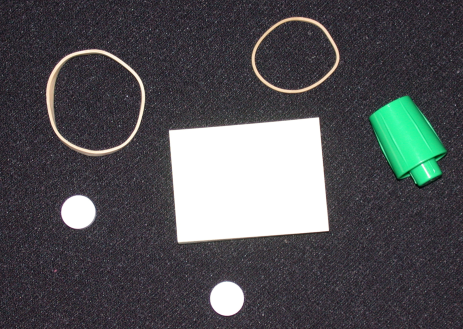
%> input picture lab2/asset/image/rubberband_cap/rubberband_cap.png, 463 x 329 px
$ octave edge_test.m   (GNU Octave 9; MATLAB toolbox functions it lacks are replaced by stand-ins)
%> lines starting %> are read from the running program, lines starting %| are printed output that depends on the picture; in (x1, y1, x2, y2) boxes, pixels count from 0 and x2, y2 are one past the last pixel; in counts of white or black regions, pixels touching at a corner belong together; the program's own positions count from 1
### lab2/code/my_edge.m
%in this function, you should finish the edge detection utility.
%the input parameter is a matrix of a gray image
%the output parameter is a matrix contains the edge index using 0 and 1
%the entries with 1 in the matrix shows that point is on the edge of the
%image
%you can use different methods to complete the edge detection function
%the better the final result and the more methods you have used, you will get higher scores

function [output_matlab,output_sobel,output_robert,output_priwitt,output_log,output_canny] = my_edge(input_image)
[row,col] = size(input_image);
%> row = 329; col = 463

%matlab standard function
output_matlab = edge(input_image);
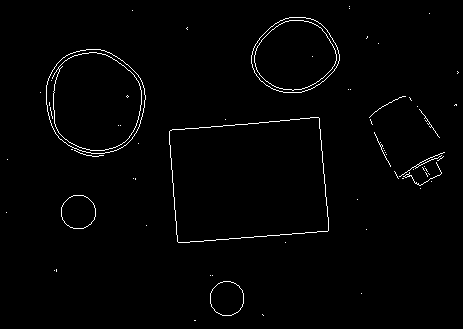
%> output_matlab: size 329x463 logical; 1.4% white in thin lines or dots

%高斯降噪
gaussfilter = fspecial('gaussian');
input_image = imfilter(input_image, gaussfilter, 'replicate');
%input_image = gaussian_blur(input_image);

%sobel
output_sobel = zeros(row, col);
%设置阈值
sobel_threshold = 0.8;
%遍历图像的每个像素，用Sobel算子计算梯度
for r = 2 : row - 1
    for c = 2 : col - 1
        sobel_x = - 1 * input_image(r - 1, c - 1) + 1 * input_image(r - 1, c + 1) - 2 * input_image(r, c - 1) + 2 * input_image(r, c + 1) - 1 * input_image(r + 1, c - 1) + 1 * input_image(r + 1, c + 1);
        sobel_y = 1 * input_image(r - 1, c - 1) + 2 * input_image(r - 1, c) + 1 * input_image(r - 1, c + 1) - 1 * input_image(r + 1, c - 1) - 2 * input_image(r + 1, c) - 1 * input_image(r + 1, c + 1);
        sobel_num = sqrt(sobel_x^2 + sobel_y^2);
        %将梯度与阈值进行比较，决定该点是0还是1
        if(sobel_num < sobel_threshold)
            output_sobel(r,c) = 0;
        else
            output_sobel(r,c) = 1;
        end
    end
end
%> output_sobel: size 329x463 double; values 0 (black) and 1 (white), 3.6% white in thin lines or dots, all inside (x1, y1, x2, y2) = (45, 16, 460, 317)

%robert
%设置阈值
output_robert = zeros(row, col);
%遍历图像的每个像素，用Robert算子计算梯度
robert_threshold = 0.15;
for r = 1 : row - 1
    for c = 1 : col - 1
        robert_x = 1 * input_image(r, c) - 1 * input_image(r + 1, c + 1);
        robert_y = 1 * input_image(r, c + 1) - 1 * input_image(r + 1, c);
        robert_num = sqrt(robert_x^2 + robert_y^2);
        %将梯度与阈值进行比较，决定该点是0还是1
        if(robert_num < robert_threshold)
            output_robert(r,c) = 0;
        else
            output_robert(r,c) = 1;
        end
    end
end
%> output_robert: size 329x463 double; values 0 (black) and 1 (white), 3.9% white in thin lines or dots

%priwitt
%设置阈值
output_priwitt = zeros(row, col);
%遍历图像的每个像素，用Priwitt算子计算梯度
priwitt_threshold = 0.55;
for r = 2 : row - 1
    for c = 2 : col - 1
        priwitt_x = - 1 * input_image(r - 1, c - 1) + 1 * input_image(r - 1, c + 1) - 1 * input_image(r, c - 1) + 1 * input_image(r, c + 1) - 1 * input_image(r + 1, c - 1) + 1 * input_image(r + 1, c + 1);
        priwitt_y = - 1 * input_image(r - 1, c - 1) - 1 * input_image(r - 1, c) - 1 * input_image(r - 1, c + 1) + 1 * input_image(r + 1, c - 1) + 1 * input_image(r + 1, c) + 1 * input_image(r + 1, c + 1);
        priwitt_num = sqrt(priwitt_x^2 + priwitt_y^2);
        %将梯度与阈值进行比较，决定该点是0还是1
        if(priwitt_num < priwitt_threshold)
            output_priwitt(r,c) = 0;
        else
            output_priwitt(r,c) = 1;
        end
    end
end

%log
output_log = zeros(row, col);
%设置阈值
log_threshold = 9;
%生成9*9的LoG算子
log_operator = [0 1 1 2 2 2 1 1 0;
                1 2 4 5 5 5 4 2 1;
                1 4 5 3 0 3 5 4 1;
                2 5 3 -12 -24 -12 3 5 2;
                2 5 0 -24 -40 -24 0 5 2;
                2 5 3 -12 -24 -12 3 5 2;
                1 4 5 3 0 3 5 4 1;
                1 2 4 5 5 5 4 2 1;
                0 1 1 2 2 2 1 1 0];
%遍历图像用LoG算子求卷积，并根据阈值判定边缘
get_model = conv2(input_image, log_operator, 'same');
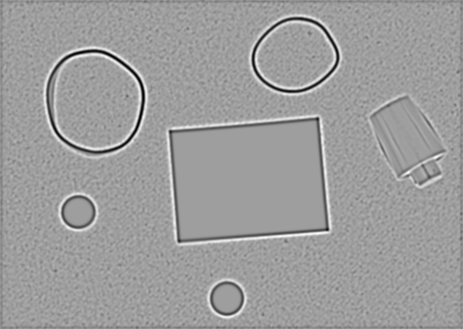
%> get_model: size 329x463 double; min -79.98, max 48.95, mean -0.3; drawn with min black and max white
for r = 1 : row
    for c = 1 : col
        if(get_model(r, c) < log_threshold)
            output_log(r,c) = 0;
        else
            output_log(r,c) = 1;
        end
    end
end
%> output_log: size 329x463 double; values 0 (black) and 1 (white), 4.6% white; 86 white regions (73 under 20 px), largest, box (x1, y1, x2, y2) and area: (165, 114, 333, 247) 1817, (42, 45, 149, 160) 1099, (54, 53, 141, 150) 940

%canny
output_canny = zeros(row, col);
refined_image = input_image;
%refined_image = imfilter(input_image, gaussfilter, 'replicate');
%用Sobel算子计算梯度
sobel_tmpx = refined_image;
sobel_tmpy = refined_image;
sobel_tmpnum = zeros(row, col);
for r = 2 : row - 1
    for c = 2 : col - 1
        sobel_tmpx(r, c) = - 1 * refined_image(r - 1, c - 1) + 1 * refined_image(r - 1, c + 1) - 2 * refined_image(r, c - 1) + 2 * refined_image(r, c + 1) - 1 * refined_image(r + 1, c - 1) + 1 * refined_image(r + 1, c + 1);
        sobel_tmpy(r, c) = 1 * refined_image(r - 1, c - 1) + 2 * refined_image(r - 1, c) + 1 * refined_image(r - 1, c + 1) - 1 * refined_image(r + 1, c - 1) - 2 * refined_image(r + 1, c) - 1 * refined_image(r + 1, c + 1);
        sobel_tmpnum(r, c) = sqrt(sobel_tmpx(r, c)^2 + sobel_tmpy(r, c)^2);
    end
end
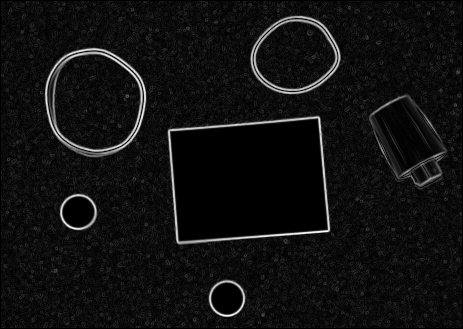
%> sobel_tmpnum: size 329x463 double; min 0, max 2.99, mean 0.202; drawn with min black and max white
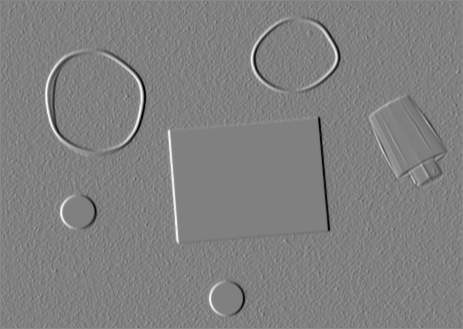
%> sobel_tmpx: size 329x463 double; min -2.76, max 2.71, mean 0.0022; drawn with min black and max white
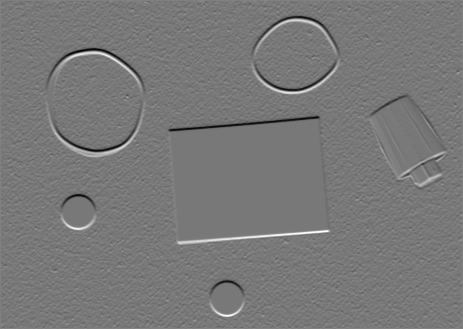
%> sobel_tmpy: size 329x463 double; min -2.67, max 2.97, mean 0.00135; drawn with min black and max white
%利用梯度和方向进行非极大值抑制，去掉非极大值的不是边缘的点
for r = 2 : row - 1
    for c = 2 : col - 1
        sobel_x = sobel_tmpx(r, c);
        sobel_y = sobel_tmpy(r, c);
        %计算方向
        if (sobel_y ~= 0)
            angle = atan(sobel_y / sobel_x);
        elseif (sobel_y == 0 && sobel_x > 0)
            angle = pi / 2;
        else
            angle = - pi / 2;
        end
        %根据方向得到邻居的坐标
        if ((mod(angle,pi * 2) >= 15 * pi / 8 && mod(angle,pi * 2) <= 2 * pi) || (mod(angle,pi * 2) >= 0 && mod(angle,pi * 2) < pi / 8) || (mod(angle,pi * 2) >= 7 * pi / 8 && mod(angle,pi * 2) < 9 * pi / 8))
            r1 = r; c1 = c - 1; r2 = r; c2 = c + 1;
        elseif ((mod(angle,pi * 2) >= pi / 8 && mod(angle,pi * 2) < 3 * pi / 8) || (mod(angle,pi * 2) >= 9 * pi / 8 && mod(angle,pi * 2) < 11 * pi / 8))
            r1 = r - 1; c1 = c + 1; r2 = r + 1; c2 = c - 1;
        elseif ((mod(angle,pi * 2) >= 3 * pi / 8 && mod(angle,pi * 2) < 5 * pi / 8) || (mod(angle,pi * 2) >= 11 * pi / 8 && mod(angle,pi * 2) < 13 * pi / 8))
            r1 = r - 1; c1 = c; r2 = r + 1; c2 = c;
        else
            r1 = r - 1; c1 = c - 1; r2 = r + 1; c2 = c + 1;
        end
        %比较其与邻居的梯度，若不是极大值则抑制
        if (sobel_tmpnum(r, c) > sobel_tmpnum(r1, c1) && sobel_tmpnum(r, c) > sobel_tmpnum(r2, c2))
            output_canny(r, c) = refined_image(r, c);
        else
            output_canny(r, c) = 0;
        end
    end
end
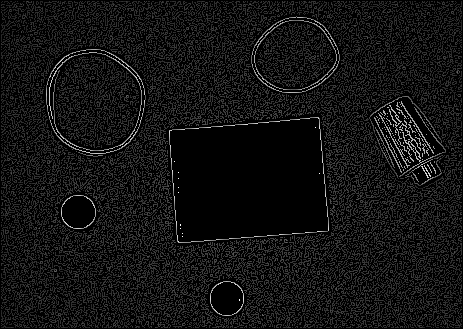
%> output_canny: size 329x463 double; min 0, max 1, mean 0.075
%> after the loop, angle = -0.332; c1 = 461; c2 = 463; r1 = 328; r2 = 328
%设定高低两个阈值，进行双阈值检测
tmpimage = output_canny;
sortls = sort(tmpimage(:));
number = ceil(0.995 * row * col);
%> number = 151566
canny_upthreshold = sortls(number);
%> canny_upthreshold = 0.72
canny_downthreshold = 1.0 * canny_upthreshold;
%> canny_downthreshold = 0.72
%canny_upthreshold = 0.77;
%canny_downthreshold = 0.4 * canny_upthreshold;
for r = 1 : row
    for c = 1 : col
        if(output_canny(r,c) ~= 0)
            %根据阈值情况判定是边缘、不是边缘、待定边缘
            if(sobel_tmpnum(r,c) > canny_upthreshold)
                output_canny(r,c) = 1;
            elseif(sobel_tmpnum(r,c) < canny_downthreshold)
                output_canny(r,c) = 0;
            end
        end
    end
end
%> output_canny: size 329x463 double; values 0 (black) and 1 (white), 1.7% white in thin lines or dots, all inside (x1, y1, x2, y2) = (40, 13, 460, 321)
%滞后边界跟踪，对待定的点进行判定
tmp_image = output_canny;
near = [-1 -1; -1 0; -1 1; 0 -1; 0 1; 1 -1; 1 0; 1 1];
for r = 1 : row
    for c = 1: col
        if(tmp_image(r,c) ~= 0 && tmp_image(r,c) ~= 1)
            %8邻域内有边缘点则认定该点也为边缘
            for pos = 1 : 8
                x1 = r + near(pos, 1);
                y1 = c + near(pos, 2);
                if(tmp_image(x1,y1) == 1)
                    output_canny(r, c) = 1;
                    break;
                end
            end
        end
    end
end
for r = 1 : row
    for c = 1: col
        if(output_canny(r,c) ~= 1)
            output_canny(r,c) = 0;
        end
    end
end
%> `background = im2bw(imgTest, 1);`: background: size 329x463 logical; every value is 0
end

%高斯平滑处理
% [17 lines left out: function gaussian_blur, not called in this run]

### lab2/code/my_edgelinking.m
%in this function, you should finish the edge linking utility.
%the input parameters are a matrix of a binary image containing the edge
%information and coordinates of one of the edge points of a obeject
%boundary, you should run this function multiple times to find different
%object boundaries
%the output parameter is a Q-by-2 matrix, where Q is the number of boundary
%pixels. B holds the row and column coordinates of the boundary pixels.
%you can use different methods to complete the edge linking function
%the better the quality of object boundary and the more the object boundaries, you will get higher scores

function [output] = my_edgelinking(binary_image, row, col)
    %两种方法供选择
    %output = my_edgelinking_m1(binary_image, row, col);
    output = my_edgelinking_m2(binary_image, row, col);
end

%方法一：可以处理间断边缘
% [75 lines left out: functions my_edgelinking_m1, find_next_m1, not called in this run]

%方法二：可以处理重复多边缘
function [output] = my_edgelinking_m2(binary_image, row, col)
%> called with row = 131, col = 170
output = [row col];
if(binary_image(row, col) == 0)
    return;
end
[m,n] = size(binary_image);
%> m = 329; n = 463
sign_image = zeros(m,n);
sign_image(row,col) = 2;
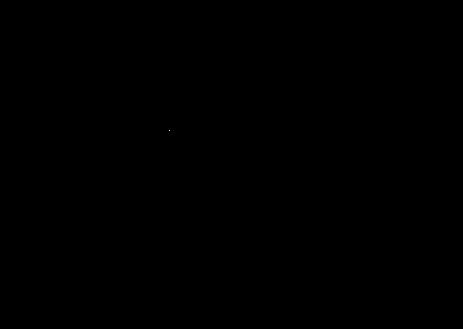
%> sign_image: size 329x463 double; values 0 (black) and 2 (white), 0% white in thin lines or dots, all inside (x1, y1, x2, y2) = (169, 130, 170, 131)
dir = 7;
row_tmp = row;
col_tmp = col;
[row_tmp,col_tmp,dir] = find_next_m2(binary_image,row_tmp,col_tmp,sign_image,dir);
while(~((row_tmp == row && col_tmp == col) || (row_tmp == -1 && col_tmp == -1)))
    output = cat(1,output,[row_tmp col_tmp]);
    sign_image(row_tmp,col_tmp) = 1;
    [row_tmp,col_tmp,dir] = find_next_m2(binary_image,row_tmp,col_tmp,sign_image,dir);
end
output = cat(1,output,[row col]);
end

function [row_tmp, col_tmp, dir_tmp] = find_next_m2(binary_image,row,col,sign_image,dir)
%> called with row = 131, col = 170, dir = 7
find = 0;
ending = 0;
%按照方向dir得到周围一圈的访问顺序
path = [0 1; -1 1; -1 0; -1 -1; 0 -1; 1 -1; 1 0; 1 1];
getpath = [];
for i = dir + 1 : 8
    x = path(i,1);
    y = path(i,2);
    if(sign_image(row + x, col + y) ~= 1)
        getpath = cat(1,getpath,[x y]);
    end
end
%> after the loop, getpath = [1 1]
if dir > 0
    for j = 1 : dir
        x = path(j,1);
        y = path(j,2);
        if(sign_image(row + x, col + y) ~= 1)
            getpath = cat(1,getpath,[x y]);
        end
    end
end
if size(getpath) == [0,0]
    ending = 1;
end
[len,wid] = size(getpath);
%> len = 8; wid = 2
%取第一个访问到的点为下一个点，并且更新方向
for i = 1 : len
    x = row + getpath(i,1);
    y = col + getpath(i,2);
    if(sign_image(x,y) == 2)
        ending = 1;
        break;
    end
    if(binary_image(x,y) == 1)
        row_tmp = x;
        col_tmp = y;
        dir = mod(dir + i - 1, 8);
        if mod(dir,2) == 0
            dir_tmp = mod(dir + 7, 8);
        else
            dir_tmp = mod(dir + 6, 8);
        end
        find = 1;
        break;
    end
end
%> after the loop, dir = 0; dir_tmp = 7; ending = 0
if ending == 1
    row_tmp = -1;
    col_tmp = -1;
end
if find == 0
    row_tmp = -1;
    col_tmp = -1;
    dir_tmp = 7;
end
end

### lab2/code/edge_test.m
%DIP16 Assignment 2
%Edge Detection
%In this assignment, you should build your own edge detection and edge linking
%function to detect the edges of a image.
%Please Note you cannot use the build-in matlab edge and bwtraceboundary function
%We supply four test images, and you can use others to show your results for edge
%detection, but you just need do edge linking for rubberband_cap.png.


clc; clear all;

% Load the test image

imgTest = im2double(imread('rubberband_cap.png'));
imgTestGray = rgb2gray(imgTest);
%disp(size(imgTestGray));
%disp(imgTestGray(1:2,1:20));
%figure; clf;
%imshow(imgTestGray);

%now call your function my_edge, you can use matlab edge function to see
%the last result as a reference first

%img_edge = edge(imgTestGray);
[output_matlab,output_sobel,output_robert,output_priwitt,output_log,output_canny] = my_edge(imgTestGray);
figure;clf;
subplot(3,3,1);
imshow(output_matlab);
title("Matlab edge");
subplot(3,3,2);
imshow(output_sobel);
title("Sobel");
subplot(3,3,3);
imshow(output_robert);
title("Robert");
subplot(3,3,4);
imshow(output_priwitt);
title("Priwitt");
subplot(3,3,5);
imshow(output_log);
title("Log");
subplot(3,3,6);
imshow(output_canny);
title("Canny");

% [6 lines of commented-out code are left out]

figure;clf;
imshow(output_canny);
title("Canny边缘检测图")

background = im2bw(imgTest, 1);
figure;clf;
imshow(background);
title("Canny边缘链接图")

%using imtool, you select a object boundary to trace, and choose
%an appropriate edge point as the start point

imtool(output_canny);

% [10 lines of commented-out code are left out]
Bxpc0 = my_edgelinking(output_canny, 131, 170);
%> in my_edgelinking_m2, `output = cat(1,output,[row_tmp col_tmp]);`: output = [131 170; 131 171]
%> in my_edgelinking_m2, `sign_image(row_tmp,col_tmp) = 1;`: sign_image: size 329x463 double; under 0.01% of pixels changed, all inside (x1, y1, x2, y2) = (170, 130, 171, 131)
%> the loop in find_next_m2 (call 2), `for i = dir + 1 : 8` made 1 pass
%> (i, x, y) on pass 1: (8, 1, 1)
%> the loop in find_next_m2 (call 2), `for j = 1 : dir` made 7 passes
%> (x, y, getpath) on passes 1 to 5: (0, 1, [1 1; 0 1]), (-1, 1, [1 1; 0 1; -1 1]), (-1, 0, [1 1; 0 1; -1 1; -1 0]), (-1, -1, [1 1; 0 1; -1 1; -1 0; -1 -1]), (0, -1, [1 1; 0 1; -1 1; -1 0; -1 -1; 0 -1])
%> (x, y) on passes 6 to 7: (1, -1), (1, 0)
%> the loop in find_next_m2 (call 2), `for i = 1 : len` made 2 passes
%> (x, y, row_tmp, col_tmp) on pass 2: (131, 172, 131, 172)
%> (x, y) on pass 1: (132, 172)
Bxpc1 = my_edgelinking(output_canny, 199, 89);
Bxpc2 = my_edgelinking(output_canny, 93, 302);
Bxpc3 = my_edgelinking(output_canny, 149, 74);
Bxpc4 = my_edgelinking(output_canny, 306, 212);
%disp(Bxpc3);
hold on
plot(Bxpc0(:,2), Bxpc0(:,1), 'white', 'LineWidth', 1);
plot(Bxpc1(:,2), Bxpc1(:,1), 'white', 'LineWidth', 1);
plot(Bxpc2(:,2), Bxpc2(:,1), 'white', 'LineWidth', 1);
plot(Bxpc3(:,2), Bxpc3(:,1), 'white', 'LineWidth', 1);
plot(Bxpc4(:,2), Bxpc4(:,1), 'white', 'LineWidth', 1);
